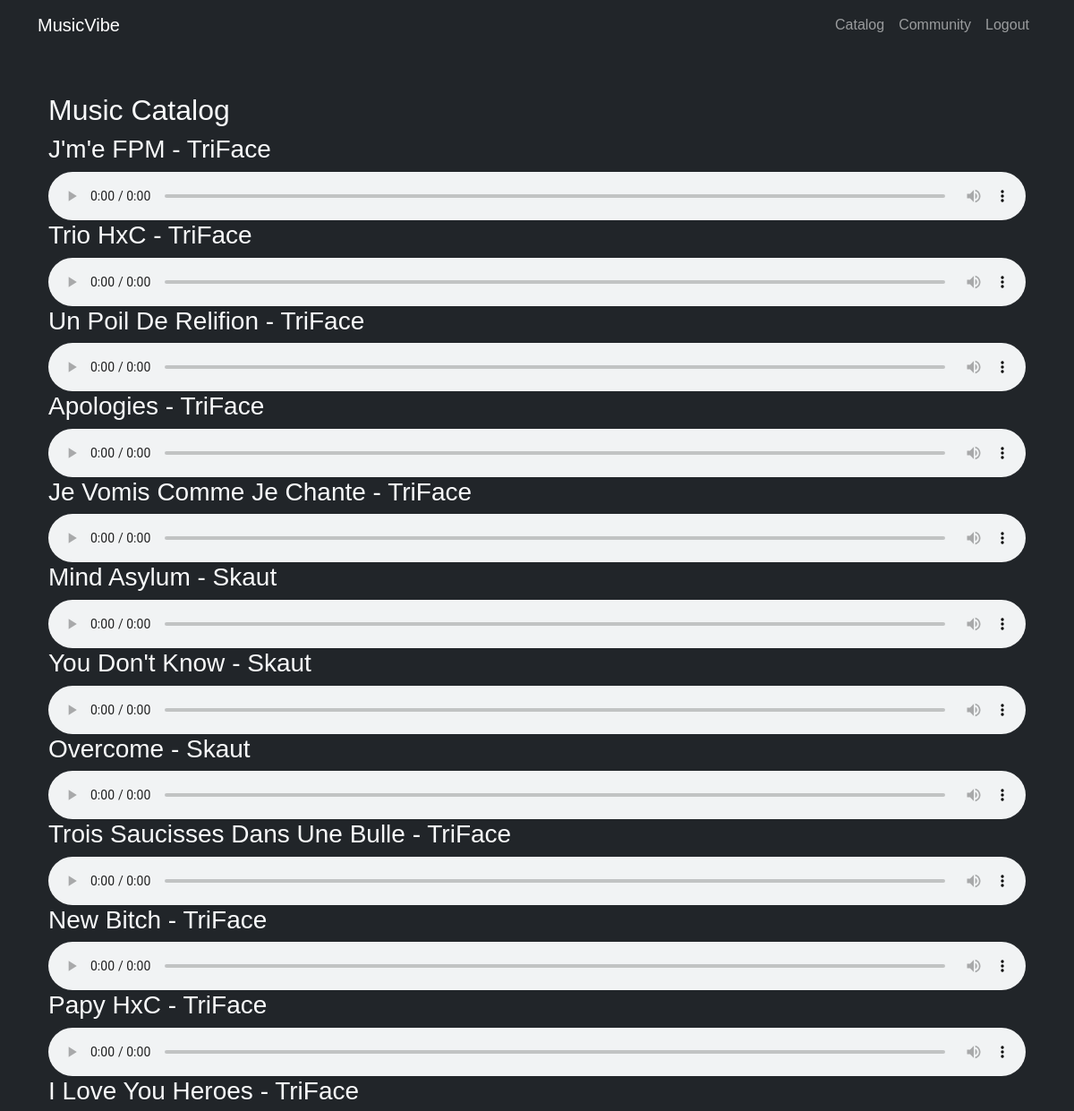
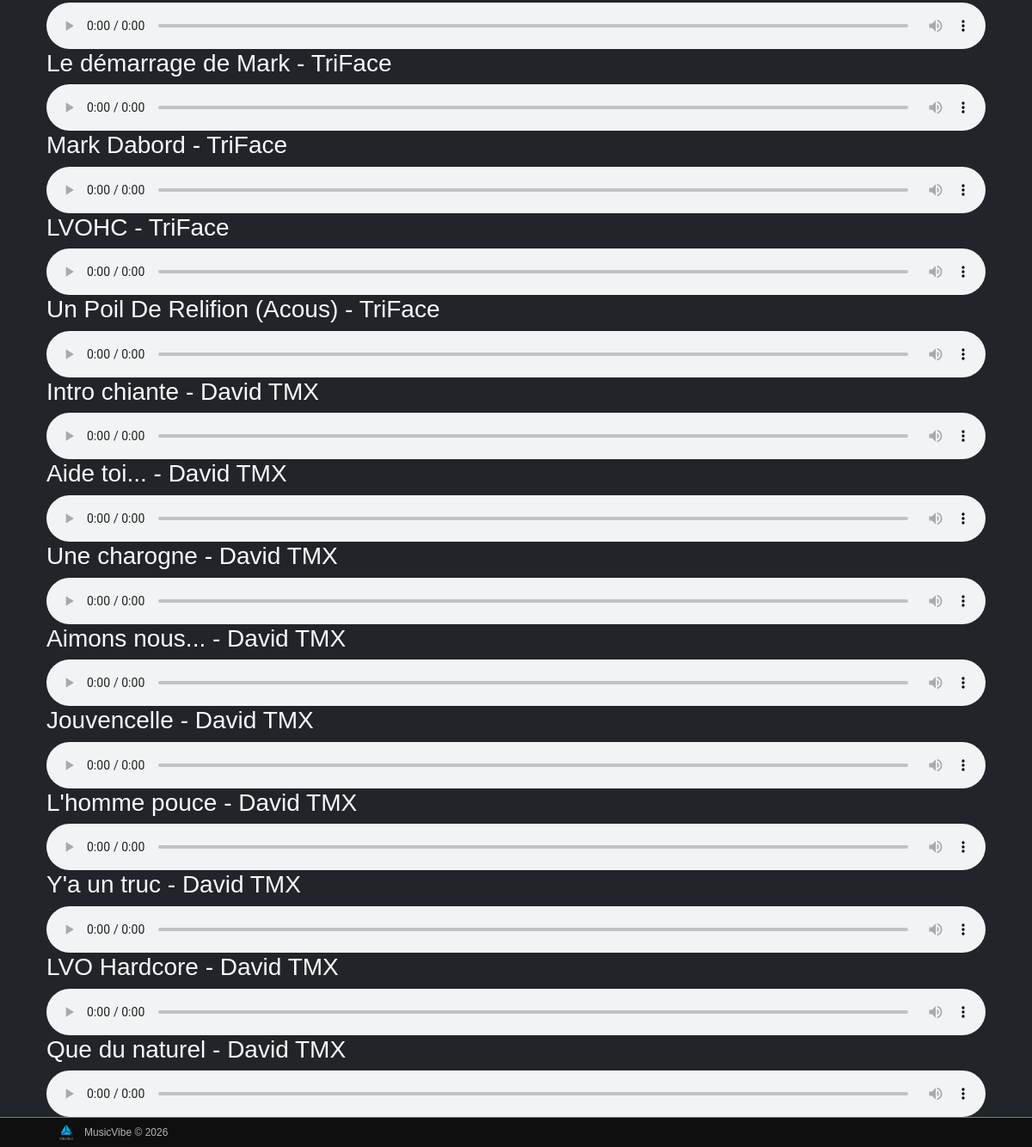
The app's page /catalog (signed in) with its own data (2 pictures, top to bottom).
### app.py (models this page shows)
class Music(db.Model):
    id = db.Column(db.Integer, primary_key=True)
    title = db.Column(db.String(150))
    genre = db.Column(db.String(100))
    preview = db.Column(db.String(500))     # audio url
    musiclink = db.Column(db.String(500))   # audio url
    artist_id = db.Column(db.Integer, db.ForeignKey('artist.id'))
    artist = db.relationship('Artist', backref='songs')

class Artist(db.Model):
    id = db.Column(db.Integer, primary_key=True)
    name = db.Column(db.String(150), unique=True)
    bio = db.Column(db.Text, default="Artist bio will appear here.")
    image = db.Column(db.String(200), default="default_artist.jpg")

### app.py (the view)
@app.route('/catalog')
@login_required
def catalog():
    musics = Music.query.all()
    return render_template('catalog.html', musics=musics)

### app.py (called while the page is built)
@login_manager.user_loader
def load_user(user_id):
    return User.query.get(int(user_id))

### templates/catalog.html
{% extends "base.html" %}
{% block content %}
<div class="container mt-5">
    <h2>Music Catalog</h2>
    <div class="row">
       {% for music in musics %}
  <h3>{{ music.title }} - {{ music.artist.name }}</h3>
  <audio controls>
    <source src="{{ music.musiclink }}" type="audio/mpeg">
  </audio>
{% endfor %}
    </div>
</div>
{% endblock %}

### templates/base.html (shortened to what this page needs)
<!DOCTYPE html>
<html lang="en">
<head>
    <link href="https://cdn.jsdelivr.net/npm/bootstrap@5.3.2/dist/css/bootstrap.min.css" rel="stylesheet">
    <link rel="stylesheet" href="{{ url_for('static', filename='css/style.css') }}">
</head>
<body class="bg-dark text-light">
<body class="d-flex flex-column min-vh-100">
<nav class="navbar navbar-expand-lg navbar-dark bg-dark">
  <div class="container">
    <a class="navbar-brand" href="{{ url_for('catalog') }}">MusicVibe</a>
    <div class="collapse navbar-collapse">
      <ul class="navbar-nav ms-auto">
        {% if current_user.is_authenticated %}
        <li class="nav-item"><a class="nav-link" href="{{ url_for('catalog') }}">Catalog</a></li>
        <li class="nav-item"><a class="nav-link" href="{{ url_for('community') }}">Community</a></li>
        <li class="nav-item"><a class="nav-link" href="{{ url_for('logout') }}">Logout</a></li>
        {% else %}
        <li class="nav-item"><a class="nav-link" href="{{ url_for('login') }}">Login</a></li>
        <li class="nav-item"><a class="nav-link" href="{{ url_for('register') }}">Register</a></li>
        {% endif %}
      </ul>
    </div>
  </div>
</nav>
<div class="container mt-4">
    {% block content %}{% endblock %}
</div>
<footer id="mv-footer">
    <div id="mv-footer-inner">
        <a id="mv-footer-link"
           href="https://tbcbank.ge/ka/tbc-education/tech-school"
           target="_blank">
            <img id="mv-footer-logo"
                 src="{{ url_for('static', filename='images/tbc-logo.png') }}"
                 alt="TBC Tech School">
        </a>
        <span id="mv-footer-text">
            MusicVibe © 2026
        </span>
    </div>
</footer>
</body>
</html>

### static/css/style.css (style rules this page uses)
body { background-color: #121212; color: white; font-family: Arial; }
#mv-footer { background-color: #0f0f0f; border-top: 1px solid #1db954; padding: 6px 0; }
#mv-footer-inner { max-width: 1100px; margin: 0 auto; padding: 0 16px; display: flex; align-items: center; gap: 10px; }
#mv-footer-logo { height: 22px; width: auto; display: block; }
#mv-footer-link { display: inline-flex; align-items: center; }
#mv-footer-text { color: #b3b3b3; font-size: 12px; }

### records on screen
Music: title "J'm'e FPM", artist.name "TriFace"
Music: title "Trio HxC", artist.name "TriFace"
Music: title "Un Poil De Relifion", artist.name "TriFace"
Music: title "Apologies", artist.name "TriFace"
Music: title "Je Vomis Comme Je Chante", artist.name "TriFace"
Music: title "Mind Asylum", artist.name "Skaut"
Music: title "You Don't Know", artist.name "Skaut"
Music: title "Overcome", artist.name "Skaut"
Music: title "Trois Saucisses Dans Une Bulle", artist.name "TriFace"
Music: title "New Bitch", artist.name "TriFace"
Music: title "Papy HxC", artist.name "TriFace"
Music: title "I Love You Heroes", artist.name "TriFace"
Music: title "Le démarrage de Mark", artist.name "TriFace"
Music: title "Mark Dabord", artist.name "TriFace"
Music: title "LVOHC", artist.name "TriFace"
Music: title "Un Poil De Relifion (Acous)", artist.name "TriFace"
Music: title "Intro chiante", artist.name "David TMX"
Music: title "Aide toi...", artist.name "David TMX"
Music: title "Une charogne", artist.name "David TMX"
Music: title "Aimons nous...", artist.name "David TMX"
Music: title "Jouvencelle", artist.name "David TMX"
Music: title "L'homme pouce", artist.name "David TMX"
Music: title "Y'a un truc", artist.name "David TMX"
Music: title "LVO Hardcore", artist.name "David TMX"
Music: title "Que du naturel", artist.name "David TMX"
